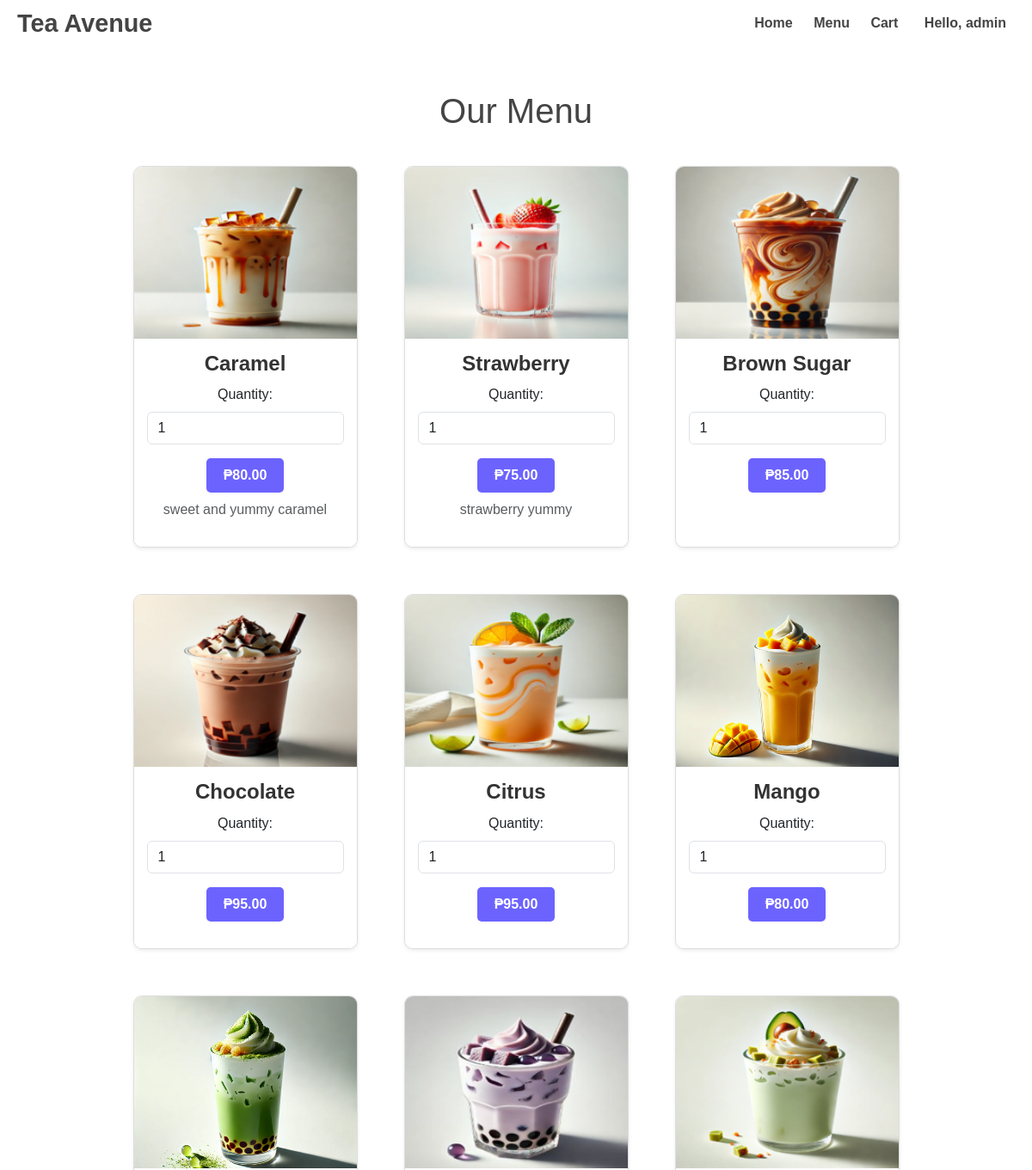
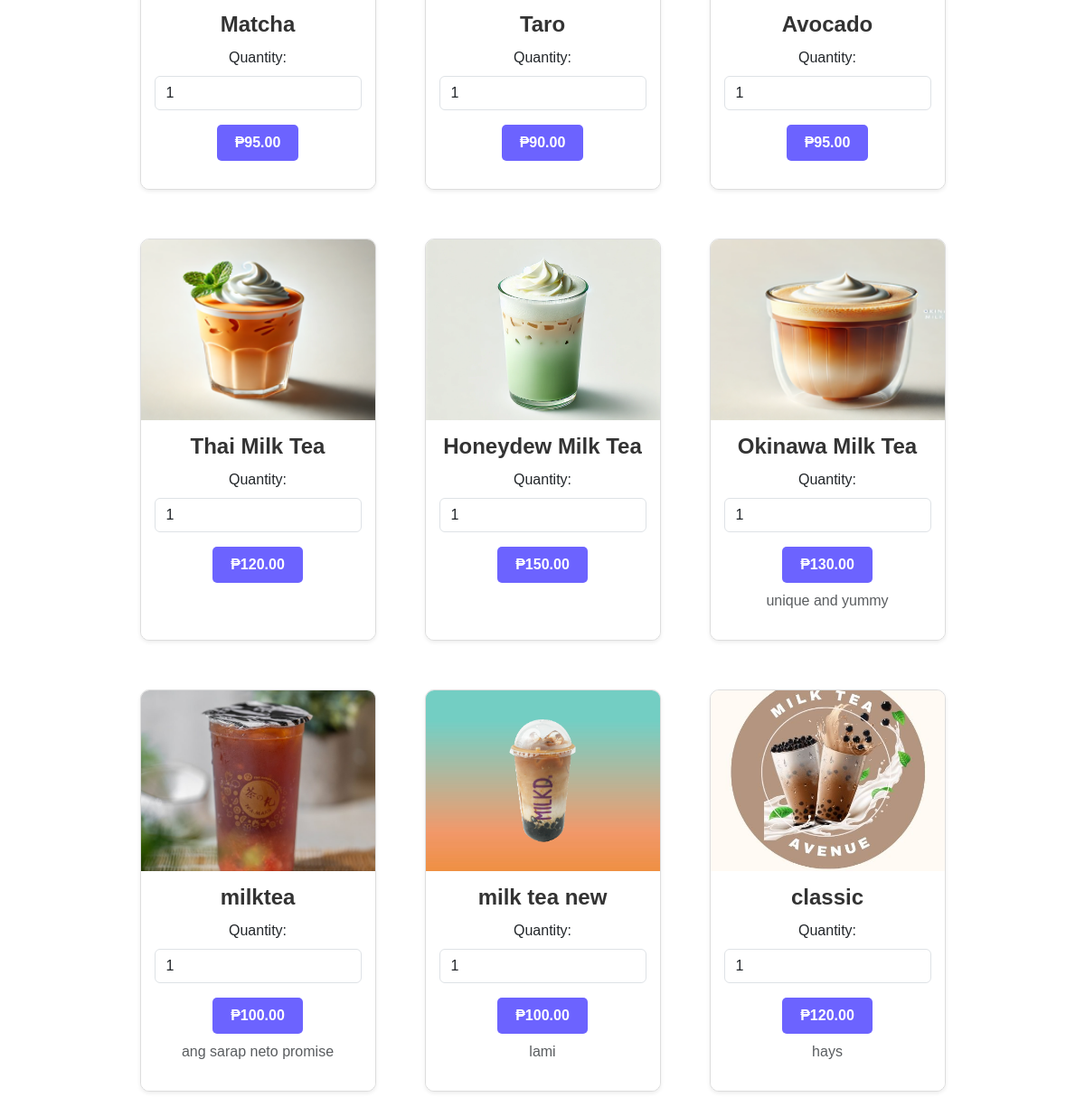
Screenshot of /menu.php (signed in) with the database file from the repository (2 pictures, top to bottom).
### tables this page shows
CREATE TABLE `products` (
  `id` int(11) NOT NULL,
  `product_name` varchar(255) NOT NULL,
  `price` decimal(10,2) NOT NULL,
  `image` varchar(255) NOT NULL,
  `description` text NOT NULL
);

### menu.php (the view, shortened to what this page needs)
<?php
include('db.php');
$sql = "SELECT * FROM products";
$result = mysqli_query($conn, $sql);
?>
<!DOCTYPE html>
<html lang="en">
<head>
    <link href="https://cdn.jsdelivr.net/npm/bootstrap@5.3.0/dist/css/bootstrap.min.css" rel="stylesheet">
</head>
<body>
    <nav>
        <h1>Tea Avenue</h1>
        <div>
            <a href="index.php" class="home-btn">Home</a>
            <a href="menu.php">Menu</a>
            <a href="cart.php">Cart</a>
            <?php if (isset($_SESSION['username']) && !empty($_SESSION['username'])): ?>
                <a href="logout.php" class="ms-3">Hello, <?php echo htmlspecialchars($_SESSION['username']); ?></a>
            <?php else: ?>
                <a href="login.php" class="ms-3">Login</a> / <a href="register.php">Register</a>
            <?php endif; ?>
        </div>
    </nav>
    <section class="menu-section" style="background-color: white;">
        <h2>Our Menu</h2>
        <div class="container">
            <div class="row">
                <?php
                if (mysqli_num_rows($result) > 0) {
                    while ($row = mysqli_fetch_assoc($result)) {
                        ?>
                        <div class="col-md-3 mb-4">
                            <div class="card h-100 shadow-sm">
                                <img src="<?php echo $row['image']; ?>" class="card-img-top" alt="<?php echo $row['product_name']; ?>">
                                <div class="card-body">
                                    <h5 class="card-title"><?php echo $row['product_name']; ?></h5>
                                    <form method="post" action="add_to_cart.php">
                                        <div class="mb-3">
                                            <label for="quantity" class="form-label">Quantity:</label>
                                            <input type="number" name="quantity" value="1" min="1" class="form-control" required>
                                        </div>
                                        <button type="submit" class="btn btn-primary">₱<?php echo number_format($row['price'], 2); ?></button>
                                    </form>
                                    <p class="mt-2 text-muted"><?php echo $row['description']; ?></p>
                                </div>
                            </div>
                        </div>
                        <?php
                    }
                } else {
                    echo "<p>No products found.</p>";
                }
                ?>
            </div>
        </div>
    </section>
</body>
</html>

### menu.php (style rules this page uses)
body { margin: 0; font-family: 'Arial', sans-serif; background-color: white; color: #333; min-height: 100vh; display: flex; flex-direction: column; overflow-x: hidden; }
nav { padding: 10px 20px; display: flex; justify-content: space-between; align-items: center; position: sticky; top: 0; z-index: 10; background-color: white; border: none; box-shadow: none; }
nav h1 { font-size: 1.8rem; font-weight: bold; margin: 0; color: #444; }
nav a { text-decoration: none; color: #444; font-weight: bold; margin: 0 10px; transition: color 0.3s ease; }
.menu-section { text-align: center; padding: 50px 20px; background-color: #f9f9f9; }
.menu-section h2 { font-size: 2.5rem; margin-bottom: 40px; color: #444; }
.menu-section .row { display: flex; flex-wrap: wrap; justify-content: center; gap: 30px; }
.card { border: 1px solid #ddd; border-radius: 10px; overflow: hidden; transition: transform 0.3s; width: 100%; }
.card img { width: 100%; height: 200px; object-fit: cover; }
.card-body { padding: 15px; background-color: #fff; text-align: center; }
.card-title { font-size: 1.5rem; font-weight: bold; color: #333; margin-bottom: 10px; }
.btn-primary { background-color: #6c63ff; border: none; padding: 8px 20px; color: white; font-weight: bold; border-radius: 5px; transition: background-color 0.3s; }
.mb-3 label { font-weight: normal; }

### rows the page displays
products: shows a picture, product_name "Caramel", price "80.00", description "sweet and yummy caramel"
products: image (picture), product_name "Strawberry", price "75.00", description "strawberry yummy"
products: image (picture), product_name "Brown Sugar", price "85.00"
products: image (picture), product_name "Chocolate", price "95.00"
products: image+product_name (picture), product_name "Citrus", price "95.00"
products: image+product_name (picture), product_name "Mango", price "80.00"
products: image (picture), product_name "Matcha", price "95.00"
products: image+product_name (picture), product_name "Taro", price "90.00"
products: image (picture), product_name "Avocado", price "95.00"
products: image (picture), product_name "Thai Milk Tea", price "120.00"
products: image (picture), product_name "Honeydew Milk Tea", price "150.00"
products: image (picture), product_name "Okinawa Milk Tea", price "130.00", description "unique and yummy"
products: image (picture), product_name "milktea", price "100.00", description "ang sarap neto promise"
products: image (picture), product_name "milk tea new", price "100.00", description "lami"
products: image (picture), product_name "classic", price "120.00", description "hays"

### other values shown
$_SESSION['username'] "admin"
